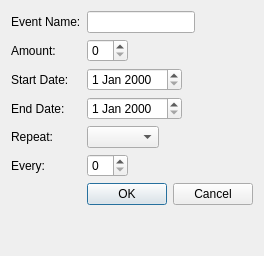
<?xml version="1.0" encoding="UTF-8"?>
<ui version="4.0">
 <class>ScheduledEventDialog</class>
 <widget class="QDialog" name="ScheduledEventDialog">
  <property name="geometry">
   <rect>
    <x>0</x>
    <y>0</y>
    <width>263</width>
    <height>256</height>
   </rect>
  </property>
  <property name="windowTitle">
   <string>Dialog</string>
  </property>
  <layout class="QFormLayout" name="formLayout">
   <property name="fieldGrowthPolicy">
    <enum>QFormLayout::FieldsStayAtSizeHint</enum>
   </property>
   <item row="0" column="0">
    <widget class="QLabel" name="label">
     <property name="text">
      <string>Event Name:</string>
     </property>
    </widget>
   </item>
   <item row="0" column="1">
    <widget class="QLineEdit" name="name"/>
   </item>
   <item row="1" column="0">
    <widget class="QLabel" name="label_2">
     <property name="text">
      <string>Amount:</string>
     </property>
    </widget>
   </item>
   <item row="1" column="1">
    <widget class="QSpinBox" name="amount"/>
   </item>
   <item row="2" column="0">
    <widget class="QLabel" name="label_3">
     <property name="text">
      <string>Start Date:</string>
     </property>
    </widget>
   </item>
   <item row="2" column="1">
    <widget class="QDateEdit" name="startDate"/>
   </item>
   <item row="3" column="0">
    <widget class="QLabel" name="label_4">
     <property name="text">
      <string>End Date:</string>
     </property>
    </widget>
   </item>
   <item row="3" column="1">
    <widget class="QDateEdit" name="endDate"/>
   </item>
   <item row="4" column="0">
    <widget class="QLabel" name="label_5">
     <property name="text">
      <string>Repeat:</string>
     </property>
    </widget>
   </item>
   <item row="4" column="1">
    <widget class="QComboBox" name="frequency"/>
   </item>
   <item row="5" column="0">
    <widget class="QLabel" name="label_6">
     <property name="text">
      <string>Every:</string>
     </property>
    </widget>
   </item>
   <item row="5" column="1">
    <widget class="QSpinBox" name="increment"/>
   </item>
   <item row="6" column="0">
    <spacer name="horizontalSpacer">
     <property name="orientation">
      <enum>Qt::Horizontal</enum>
     </property>
     <property name="sizeHint" stdset="0">
      <size>
       <width>40</width>
       <height>20</height>
      </size>
     </property>
    </spacer>
   </item>
   <item row="6" column="1">
    <widget class="QDialogButtonBox" name="buttonBox">
     <property name="orientation">
      <enum>Qt::Horizontal</enum>
     </property>
     <property name="standardButtons">
      <set>QDialogButtonBox::Cancel|QDialogButtonBox::Ok</set>
     </property>
    </widget>
   </item>
  </layout>
 </widget>
 <resources/>
 <connections>
  <connection>
   <sender>buttonBox</sender>
   <signal>accepted()</signal>
   <receiver>ScheduledEventDialog</receiver>
   <slot>accept()</slot>
   <hints>
    <hint type="sourcelabel">
     <x>260</x>
     <y>234</y>
    </hint>
    <hint type="destinationlabel">
     <x>157</x>
     <y>255</y>
    </hint>
   </hints>
  </connection>
  <connection>
   <sender>buttonBox</sender>
   <signal>rejected()</signal>
   <receiver>ScheduledEventDialog</receiver>
   <slot>reject()</slot>
   <hints>
    <hint type="sourcelabel">
     <x>260</x>
     <y>240</y>
    </hint>
    <hint type="destinationlabel">
     <x>262</x>
     <y>255</y>
    </hint>
   </hints>
  </connection>
 </connections>
</ui>
